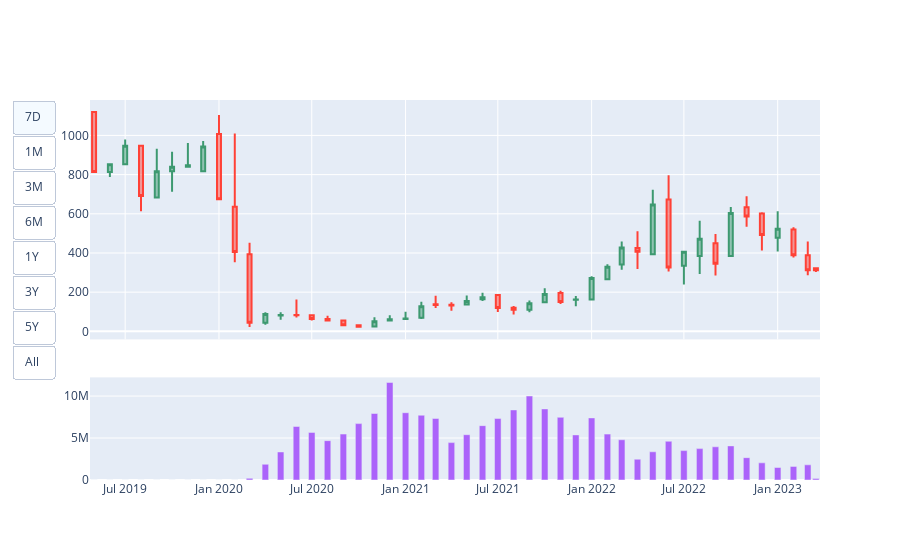

Notebook code for this chart:
### Code cell
utils.plot(h,d,w,m)[0].show()
